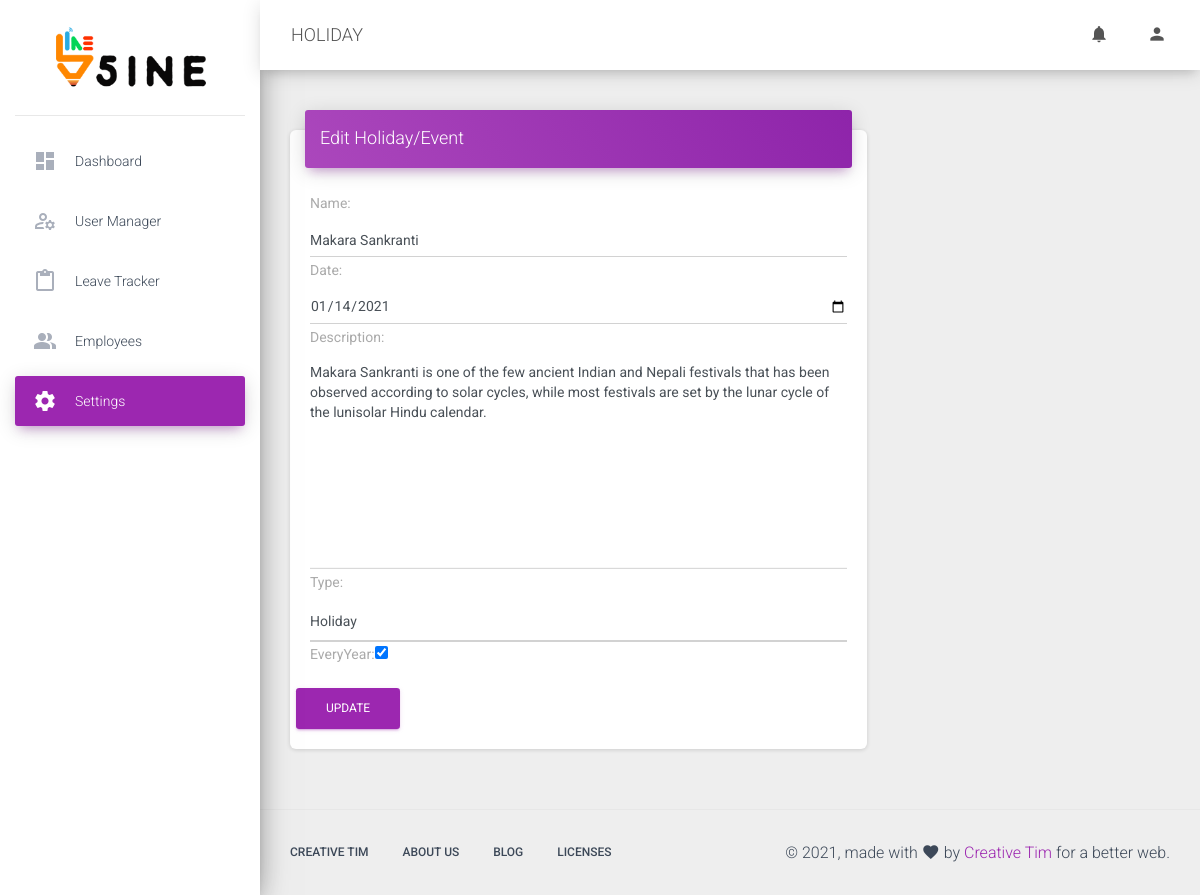
Screenshot of /user/setting/holiday/edit/1/ (signed in) with the database file from the repository.
### leave/models.py (models this page shows, shortened)
class HolidayList(models.Model):
    EVENT = 'EVENT'
    HOLIDAY = 'HOLIDAY'
    TYPE_CHOICES = [
        (EVENT, 'Event'),
        (HOLIDAY, 'Holiday'),
    ]
    Name = models.CharField(max_length=50, blank=False, null=False)
    Date = models.DateField(auto_now=False, auto_now_add=False,  default=timezone.now)
    Description = models.TextField(default="", blank=True, null=True)
    Type = models.CharField(
        max_length=8,
        choices=TYPE_CHOICES,
        default=HOLIDAY,
    )
    EveryYear = models.BooleanField(default=False)

### UserAuth/views.py (the view)
# urls.py: path('setting/holiday/edit/<str:pk>/', EditHolidayList, name="holiday"),
@login_required
def EditHolidayList(request,pk):
    try:
        userNotif = UserNotification.objects.get(Employee=request.user.id)
    except:
        userNotif = False
    if request.user.is_superuser == False:
        return redirect(adminDashboardNotAllowed, success="NotAllowed")
    try:
        departmentValue = HolidayList.objects.get(id=pk)
        initial_dict_department = {
            "Name" : departmentValue.Name,
            "Date" : departmentValue.Date,
            "Type" : departmentValue.Type,
            "EveryYear" : departmentValue.EveryYear,
            "Description" : departmentValue.Description,
        }
    except:
        initial_dict_department = {}
    if request.method == 'POST':
        departmentForm = HolidayListForm(request.POST, initial = initial_dict_department)
        if departmentForm.is_valid():
            departmentValue.Name = request.POST.get("Name")
            departmentValue.Date = request.POST.get("Date")
            departmentValue.Type = request.POST.get("Type")
            EveryYear = request.POST.get("EveryYear")
            if EveryYear == 'on':
                departmentValue.EveryYear = True
            else:
                departmentValue.EveryYear = False
            departmentValue.Description = request.POST.get("Description")
            departmentValue.save()
            return redirect(AddHolidayListSuccess, success="Updated")
    else:
        departmentForm = HolidayListForm(initial = initial_dict_department)
    return render(request, 'holidaylistEdit.html', {'departmentForm':departmentForm, 'userNotif': userNotif})

### leave/forms.py
class HolidayListForm(ModelForm):
    class Meta:
        model = HolidayList
        fields = ['Name','Date','Description','Type','EveryYear']
        widgets = {
            'Date': DateInput(attrs={'class' : 'form-control'}),
        }

### UserAuth/templates/holidaylistEdit.html (shortened to what this page needs)
{% extends 'base.html' %}
{% load static %}
{% block css %}
<link href="{% static 'css/toastr.css'%}" rel="stylesheet" />
{% endblock %}
{% block content %}
{% include 'navbar.html' with userNotif=userNotif %}
      <div class="content">
        <div class="container-fluid">
          <div class="row">
            <div class="col-md-8">
              <div class="card">
                <div class="card-header card-header-primary">
                  <h4 class="card-title">Edit Holiday/Event</h4>
                </div>
                <div class="card-body">
                  <form method="POST">{% csrf_token %}
                    <div class="row">
                            <div class="col-md-12">
                              <div class="form-group">
                                {{departmentForm}}
                              </div>
                            </div>
                            <button type="submit" class="btn btn-primary">Update</button>
                    </div>
                  </form>
                </div>
              </div>
            </div>
          </div>
        </div>
      </div>
{% endblock %}

### UserAuth/templates/navbar.html (shortened to what this page needs)
{% load static %}
<div class="wrapper ">
    <div class="sidebar" data-color="purple" data-background-color="white" data-image="../assets/img/sidebar-1.jpg">
      <div class="logo"><a href="/user/dashboard/" class="simple-text logo-normal">
          <img src="{% static 'img/5ine-logo.png'%}" alt="logo" style="width: 60%;">
        </a></div>
      <div class="sidebar-wrapper">
        <ul class="nav">
          {% with url_name=request.resolver_match.url_name %}
          <li class="nav-item {% if url_name == 'dashboard' %}active{% endif %}">
            <a class="nav-link" href="/user/dashboard/">
              <i class="material-icons">dashboard</i>
              <p>Dashboard</p>
            </a>
          </li>
          {% endwith %}
          {% with url_name=request.resolver_match.url_name %}
          <li class="nav-item {% if url_name == 'personal' or url_name == 'work' or url_name == 'education' or url_name == 'experience' or url_name == 'bank' %}active{% endif %} dropdown">
            <a class="nav-link" href="javascript:;" id="navbarDropdownProfile" data-toggle="dropdown" aria-haspopup="true" aria-expanded="false">
              <i class="material-icons"><span class="material-icons-outlined">
                </span></i>
              <p>User Manager</p>
            </a>
          </li>
          {% endwith %}
          {% with url_name=request.resolver_match.url_name %}
          <li class="nav-item {% if url_name == 'leavemanager' or url_name == 'leaveapplied' or url_name == 'leaveverify' %}active{% endif %} dropdown">
            <a class="nav-link" href="javascript:;" id="navbarDropdownProfile" data-toggle="dropdown" aria-haspopup="true" aria-expanded="false">
              <i class="material-icons">content_paste</i>
              <p>Leave Tracker</p>
            </a>
          </li>
          {% endwith %}
          {% with url_name=request.resolver_match.url_name %}
          <li class="nav-item {% if url_name == 'employee' or url_name == 'newemployee' %}active{% endif %} dropdown">
            <a class="nav-link" href="javascript:;" id="navbarDropdownProfile" data-toggle="dropdown" aria-haspopup="true" aria-expanded="false">
              <i class="material-icons">people_alt</i>
              <p>Employees</p>
            </a>
          </li>
          {% endwith %}
          {% with url_name=request.resolver_match.url_name %}
          {% if request.user.is_superuser%}
          <li class="nav-item {% if url_name == 'department' or url_name == 'designation' or url_name == 'role' or url_name == 'leavetype' or url_name == 'holiday' %}active{% endif %} dropdown">
            <a class="nav-link" href="javascript:;" id="navbarDropdownProfile" data-toggle="dropdown" aria-haspopup="true" aria-expanded="false">
              <i class="material-icons">settings</i>
              <p>Settings</p>
            </a>
          </li>
          {% endif %}
          {% endwith %}
        </ul>
      </div>
    </div>
    <div class="main-panel">
      <nav class="navbar navbar-expand-lg navbar-dark navbar-absolute fixed-top ">
        <div class="container-fluid">
          <div class="navbar-wrapper">
            <a class="navbar-brand" href="javascript:;" style="text-transform: uppercase;">{{request.resolver_match.url_name}}</a>
          </div>
          <div class="collapse navbar-collapse justify-content-end">
            <ul class="navbar-nav">
              <li class="nav-item dropdown">
                <a class="nav-link" href="http://example.com" id="navbarDropdownMenuLink" data-toggle="dropdown" aria-haspopup="true" aria-expanded="false">
                  <i class="material-icons">notifications</i>
                </a>
              </li>
              <li class="nav-item dropdown">
                <a class="nav-link" href="javascript:;" id="navbarDropdownProfile" data-toggle="dropdown" aria-haspopup="true" aria-expanded="false">
                  <i class="material-icons">person</i>
                </a>
              </li>
            </ul>
          </div>
        </div>
      </nav>

### rows the page displays
HolidayList: resolver_match.url_name "HOLIDAY", Name "Makara Sankranti", Date "01/14/2021", Description "Makara Sankranti is one of the few ancient Indian and Nepali festivals that has been observed according to solar cycles, while most festivals are set by the lunar cycle of the lunisolar Hindu calendar.", Type "Holiday", EveryYear "☑"
